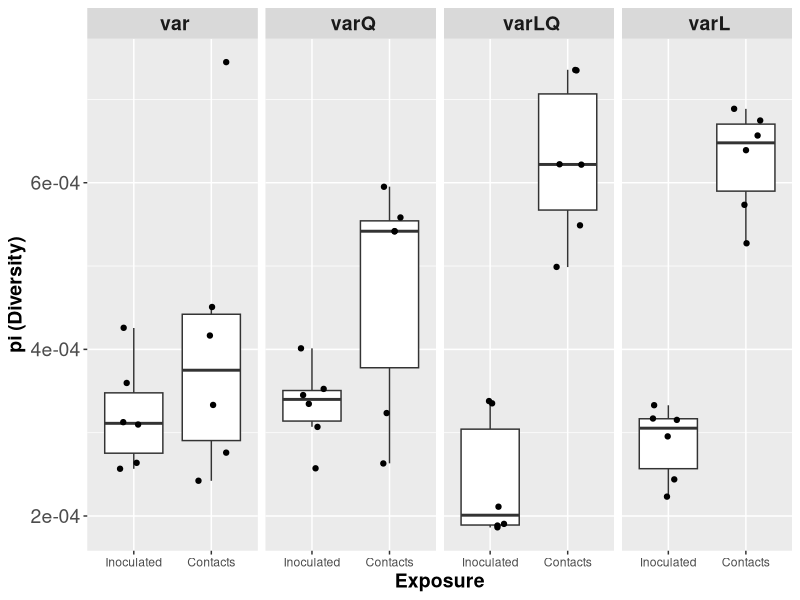
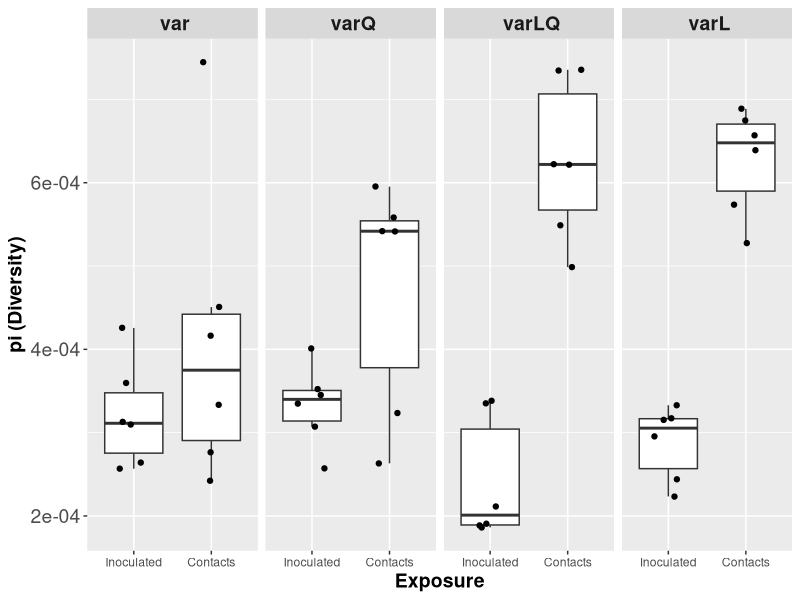

The R source for these figures, in order:
## ---- chunk 1
library(dplyr)
library(ggplot2)
## ---- chunk 2
setwd("/Users/lucasmatiasferreri/Documents/Documents - Lucas’s MacBook Pro/226variantAnalysis/HTML/Pi - Whole Genome/BottleneckAnalysis")

## ---- chunk 3
DI1dpi <- read.table("DI1dpi.pi.txt", header = F, sep = "\t")
DI3dpi <- read.table("DI3dpi.pi.txt", header = F, sep = "\t")
DC1dpc <- read.table("DC1dpc.pi.txt", header = F, sep = "\t")
## ---- chunk 4
colnames(DI1dpi) <- c("Sample", "pi", "piN", "piS")
colnames(DI3dpi) <- c("Sample", "pi", "piN", "piS")
colnames(DC1dpc) <- c("Sample", "pi", "piN", "piS")

## ---- chunk 5
QuailData<-read.table("Quail.Complete.txt", header = F, sep = "\t")
colnames(QuailData)<- c("Sample", "Quail", "day", "Expo", "Group")

DI1dpi.Meta <- DI1dpi %>% 
  left_join(QuailData, by = "Sample")

DI3dpi.Meta <- DI3dpi %>% 
  left_join(QuailData, by = "Sample")

DC1dpc.Meta <- DC1dpc %>% 
  left_join(QuailData, by = "Sample")

## ---- chunk 6
# Select columns and rename them

DI1dpi.pi <- DI1dpi.Meta %>% 
  select(Quail, pi) %>% 
  rename(pi.1dpi = pi)


DI3dpi.pi <- DI3dpi.Meta %>% 
  select(Quail, pi) %>% 
  rename(pi.3dpi = pi)

DI.1and3dpi.pi <- DI1dpi.pi %>% 
  left_join(DI3dpi.pi, by = "Quail")

## ---- chunk 7
DI.1and3dpi.Mean.pi <- 
  DI.1and3dpi.pi %>% 
  mutate(pi.mean = (pi.1dpi + pi.3dpi)/2)
## ---- chunk 8
DI.1and3dpi.Mean.pi.clean <- 
  DI.1and3dpi.Mean.pi %>% 
  select(Quail, pi.mean) %>% 
  rename(pi = pi.mean) %>% 
  mutate(Expo = "DI")


DC1dpc.clean <- 
  DC1dpc.Meta %>% 
  select(Quail, pi) %>% 
  mutate(Expo = "DC")

Complete.pi <- rbind(DI.1and3dpi.Mean.pi.clean, DC1dpc.clean)

#Add Metada back
trcQuailData <-
QuailData %>% 
  select("Quail", "Group")

Complete.pi.Meta <- 
  Complete.pi %>% 
  left_join(trcQuailData, "Quail") %>% 
  unique()
  
## ---- chunk 9
#Levels
Complete.pi.Meta$Group<-
  factor(Complete.pi.Meta$Group,
         levels = c(" var", " varQ", " varLQ", " varL"))

Complete.pi.Meta$Expo <-
  factor(Complete.pi.Meta$Expo,
         levels = c("DI", "DC"))

# Labels
Expo.labels <- c("DI" = "Inoculated",
                 "DC" = "Contacts")

Complete.pi.Meta.plot<-
ggplot() +
  geom_boxplot(data=Complete.pi.Meta, aes(x=Expo, y=pi), outlier.shape = NA) +
  geom_jitter(data=Complete.pi.Meta, aes(x=Expo, y=pi), width = 0.2) +
  theme(
    axis.text.y=element_text(size = 14),
    strip.text.x = element_text(size = 14, face = "bold"),
    axis.title=element_text(size=14,face="bold")) +
  scale_x_discrete(labels = Expo.labels) +
  xlab("Exposure") + 
  ylab("pi (Diversity)") +  
  facet_grid(.~Group) 
print(Complete.pi.Meta.plot)
ggsave("Complete.pi.Meta.plot.pdf", width = 6, height = 3)

## ---- chunk 10
#var
Complete.pi.Meta.var <-
Complete.pi.Meta %>% 
filter(Group == " var")  

wilcox.test(pi ~ Expo, data = Complete.pi.Meta.var)
## ---- chunk 11
#varQ
Complete.pi.Meta.varQ <-
Complete.pi.Meta %>% 
filter(Group == " varQ")  

wilcox.test(pi ~ Expo, data = Complete.pi.Meta.varQ)
## ---- chunk 12
#varLQ
Complete.pi.Meta.varLQ <-
Complete.pi.Meta %>% 
filter(Group == " varLQ")  

wilcox.test(pi ~ Expo, data = Complete.pi.Meta.varLQ)
## ---- chunk 13
#varL
Complete.pi.Meta.varL <-
Complete.pi.Meta %>% 
filter(Group == " varL")  

wilcox.test(pi ~ Expo, data = Complete.pi.Meta.varL)
